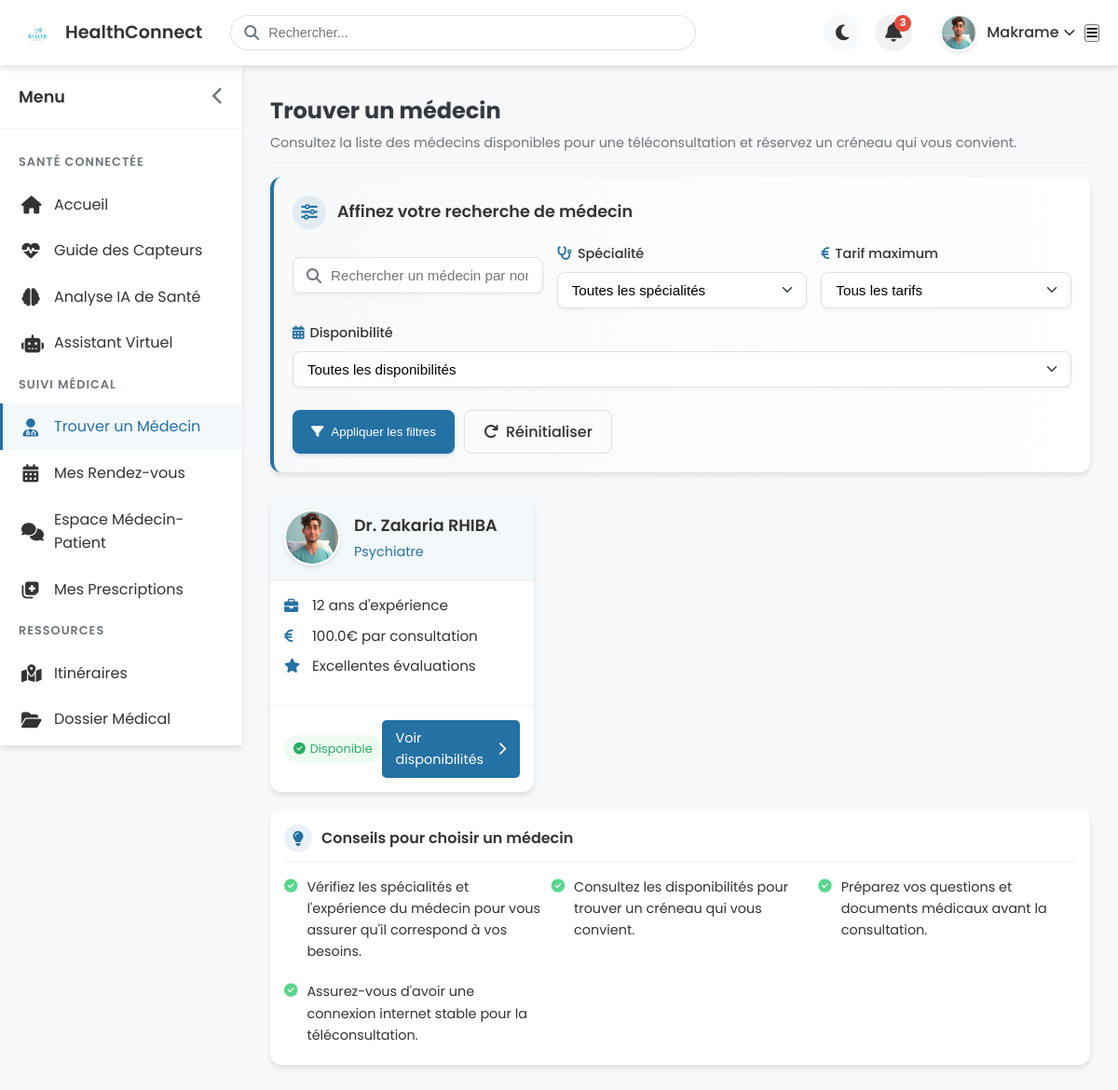
Page /patient/find-doctor (signed in) on the committed database.
### models.py (models this page shows, shortened)
class Patient(db.Model):
    id = db.Column(db.Integer, primary_key=True)
    user_id = db.Column(db.Integer, db.ForeignKey('user.id'), nullable=False)
    birth_date = db.Column(db.Date, nullable=True)
    gender = db.Column(db.String(10), nullable=True)  # male, female, other
    phone = db.Column(db.String(20), nullable=True)
    address = db.Column(db.String(200), nullable=True)
    id_number = db.Column(db.String(50), nullable=True)  # National ID or patient ID
    insurance = db.Column(db.String(100), nullable=True)
    blood_type = db.Column(db.String(5), nullable=True)  # A+, B-, etc.
    allergies = db.Column(db.Text, nullable=True)
    chronic_diseases = db.Column(db.Text, nullable=True)
    current_medications = db.Column(db.Text, nullable=True)
    emergency_contact_name = db.Column(db.String(100), nullable=True)
    emergency_contact_phone = db.Column(db.String(20), nullable=True)
    social_security_number = db.Column(db.String(50), nullable=True)
    profile_picture = db.Column(db.String(200), nullable=True)  # Path to profile picture
    appointments = db.relationship('Appointment', backref='patient', lazy='dynamic',
                                  foreign_keys='Appointment.patient_id', cascade='all, delete-orphan')
    prescriptions = db.relationship('Prescription', backref='patient', lazy='dynamic', cascade='all, delete-orphan')

class User(db.Model, UserMixin):
    id = db.Column(db.Integer, primary_key=True)
    email = db.Column(db.String(120), unique=True, nullable=False)
    password_hash = db.Column(db.String(128), nullable=False)
    first_name = db.Column(db.String(50), nullable=False)
    last_name = db.Column(db.String(50), nullable=False)
    role = db.Column(db.String(10), nullable=False)  # 'patient' or 'doctor'
    created_at = db.Column(db.DateTime, default=get_current_time_naive)
    patient = db.relationship('Patient', backref='user', uselist=False, cascade='all, delete-orphan')
    doctor = db.relationship('Doctor', backref='user', uselist=False, cascade='all, delete-orphan')

class Doctor(db.Model):
    id = db.Column(db.Integer, primary_key=True)
    user_id = db.Column(db.Integer, db.ForeignKey('user.id'), nullable=False)
    speciality = db.Column(db.String(100), nullable=True)
    secondary_speciality = db.Column(db.String(100), nullable=True)
    license_number = db.Column(db.String(50), nullable=True)
    years_experience = db.Column(db.Integer, nullable=True)
    education = db.Column(db.Text, nullable=True)
    bio = db.Column(db.Text, nullable=True)
    consultation_fee = db.Column(db.Float, nullable=True)
    phone = db.Column(db.String(20), nullable=True)
    address = db.Column(db.String(200), nullable=True)
    languages = db.Column(db.String(200), nullable=True)  # Comma-separated list of languages
    profile_picture = db.Column(db.String(200), nullable=True)  # Path to profile picture
    document_path = db.Column(db.String(200), nullable=True)  # Path to uploaded documents
    status = db.Column(db.String(20), default='pending')  # pending, approved, rejected
    rejection_reason = db.Column(db.Text, nullable=True)  # Reason for rejection if status is 'rejected'
    verified_at = db.Column(db.DateTime, nullable=True)  # When the doctor was verified
    practice_location = db.Column(db.String(200), nullable=True)
    previous_positions = db.Column(db.Text, nullable=True)
    linkedin = db.Column(db.String(200), nullable=True)
    website = db.Column(db.String(200), nullable=True)
    available_days = db.Column(db.String(100), nullable=True)  # Jours disponibles (format: "1,2,3,4,5")
    available_hours = db.Column(db.String(200), nullable=True)  # Heures disponibles (format: "9-12,14-17")
    video_consultation = db.Column(db.Boolean, default=True)
    email_notifications = db.Column(db.Boolean, default=True)
    sms_notifications = db.Column(db.Boolean, default=False)
    do_not_disturb = db.Column(db.Boolean, default=False)
    appointments = db.relationship('Appointment', backref='doctor', lazy='dynamic',
                                  foreign_keys='Appointment.doctor_id', cascade='all, delete-orphan')
    prescriptions = db.relationship('Prescription', backref='doctor', lazy='dynamic', cascade='all, delete-orphan')

### routes/patient.py (the view, shortened to what this page needs)
@patient_bp.route('/find-doctor')
@login_required
def find_doctor():
    if current_user.role != 'patient':
        flash('Accès refusé. Vous devez être un patient pour voir cette page.', 'danger')
        return redirect(url_for('index'))
    today = date.today()
    print(f"Recherche de médecins disponibles à partir de la date: {today}")
    availability_count = Availability.query.filter(
        Availability.date >= today,
        Availability.status == 'available'
    ).count()
    print(f"Nombre total de créneaux disponibles dans la base de données: {availability_count}")
    doctors_query = db.session.query(Doctor).outerjoin(
        Availability, Doctor.id == Availability.doctor_id
    ).filter(
        db.or_(
            db.and_(Availability.date >= today, Availability.status == 'available'),
            Doctor.available_days != None  # Inclure les médecins qui ont des jours disponibles
        )
    ).group_by(Doctor.id)
    specialities = db.session.query(Doctor.speciality).distinct().all()
    specialities = [s[0] for s in specialities if s[0]]  # Filtrer les valeurs None
    speciality = request.args.get('speciality')
    if speciality:
        doctors_query = doctors_query.filter(Doctor.speciality == speciality)
    max_fee = request.args.get('max_fee')
    if max_fee and max_fee.isdigit():
        doctors_query = doctors_query.filter(Doctor.consultation_fee <= int(max_fee))
    availability_filter = request.args.get('availability')
    search_query = request.args.get('search')
    doctors = doctors_query.all()
    print(f"Nombre de médecins trouvés: {len(doctors)}")
    for doctor in doctors:
        print(f"- Dr. {doctor.user.first_name} {doctor.user.last_name} (ID: {doctor.id})")
        print(f"  - Jours disponibles: {doctor.available_days}")
        print(f"  - Heures disponibles: {doctor.available_hours}")
        avail_count = Availability.query.filter(
            Availability.doctor_id == doctor.id,
            Availability.date >= today,
            Availability.status == 'available'
        ).count()
        print(f"  - Nombre de créneaux disponibles: {avail_count}")
    return render_template('patient/find_doctor.html',
                          doctors=doctors,
                          specialities=specialities,
                          selected_speciality=speciality)

### templates/patient/find_doctor.html (shortened to what this page needs)
{% extends 'dashboard_base.html' %}
{% block extra_css %}
<link rel="stylesheet" href="{{ url_for('static', filename='css/patient/dashboard.css') }}">
<link rel="stylesheet" href="{{ url_for('static', filename='css/patient/find_doctor_improved.css') }}">
<link rel="stylesheet" href="{{ url_for('static', filename='css/patient/header.css') }}">
{% endblock %}
{% block content %}
{% include 'patient/partials/header.html' %}
<div class="dashboard-container">
    {% include 'patient/partials/sidebar.html' %}
    <div id="main-content" class="main-content">
        <div class="page-header">
            <h1 class="page-title">Trouver un médecin</h1>
            <p class="page-subtitle">Consultez la liste des médecins disponibles pour une téléconsultation et réservez un créneau qui vous convient.</p>
        </div>
        <div class="filter-bar">
            <div style="width: 100%;">
                <div class="filter-header">
                    <div class="filter-icon">
                        <i class="fas fa-sliders-h"></i>
                    </div>
                    <h3 class="filter-title">Affinez votre recherche de médecin</h3>
                </div>
                <form action="{{ url_for('patient.find_doctor') }}" method="GET">
                    <div class="filter-form">
                        <div class="filter-search">
                            <i class="fas fa-search"></i>
                            <input type="text" name="search" placeholder="Rechercher un médecin par nom..." value="{{ request.args.get('search', '') }}">
                        </div>
                        <div class="filter-group">
                            <label class="filter-label">
                                <i class="fas fa-stethoscope"></i> Spécialité
                            </label>
                            <select name="speciality" class="filter-select">
                                <option value="">Toutes les spécialités</option>
                            </select>
                        </div>
                        <div class="filter-group">
                            <label class="filter-label">
                                <i class="fas fa-euro-sign"></i> Tarif maximum
                            </label>
                            <select name="max_fee" class="filter-select">
                                <option value="">Tous les tarifs</option>
                            </select>
                        </div>
                        <div class="filter-group">
                            <label class="filter-label">
                                <i class="fas fa-calendar-alt"></i> Disponibilité
                            </label>
                            <select name="availability" class="filter-select">
                                <option value="">Toutes les disponibilités</option>
                            </select>
                        </div>
                    </div>
                    <div class="filter-actions">
                        <button type="submit" class="filter-button">
                            <i class="fas fa-filter"></i> Appliquer les filtres
                        </button>
                        <a href="{{ url_for('patient.find_doctor') }}" class="filter-button secondary">
                            <i class="fas fa-redo"></i> Réinitialiser
                        </a>
                    </div>
                </form>
            </div>
        </div>
        <div class="doctors-grid">
            {% if doctors %}
                {% for doctor in doctors %}
                    <div class="doctor-card">
                        <div class="doctor-header">
                            <div class="doctor-avatar">
                                {% if doctor.profile_picture %}
                                    <img src="{{ url_for('static', filename=doctor.profile_picture) }}" alt="Photo du Dr. {{ doctor.user.last_name }}">
                                {% else %}
                                    <img src="{{ url_for('static', filename='images/doctor.svg') }}" alt="Photo par défaut">
                                {% endif %}
                            </div>
                            <div>
                                <div class="doctor-name">Dr. {{ doctor.user.first_name }} {{ doctor.user.last_name }}</div>
                                <div class="doctor-specialty">{{ doctor.speciality }}</div>
                            </div>
                        </div>
                        <div class="doctor-body">
                            <div class="doctor-info">
                                <div class="info-item">
                                    <i class="fas fa-briefcase"></i>
                                    <span>{{ doctor.years_experience }} ans d'expérience</span>
                                </div>
                                {% if doctor.consultation_fee %}
                                <div class="info-item">
                                    <i class="fas fa-euro-sign"></i>
                                    <span>{{ doctor.consultation_fee }}€ par consultation</span>
                                </div>
                                {% endif %}
                                <div class="info-item">
                                    <i class="fas fa-star"></i>
                                    <span>Excellentes évaluations</span>
                                </div>
                            </div>
                        </div>
                        <div class="doctor-footer">
                            <span class="availability-badge">
                                <i class="fas fa-check-circle"></i> Disponible
                            </span>
                            <a href="{{ url_for('patient.doctor_availability', doctor_id=doctor.id) }}" class="view-btn">
                                Voir disponibilités <i class="fas fa-chevron-right"></i>
                            </a>
                        </div>
                    </div>
                {% endfor %}
            {% endif %}
        </div>
        <div class="tips-section">
            <div class="tips-header">
                <div class="tips-icon">
                    <i class="fas fa-lightbulb"></i>
                </div>
                <h3 class="tips-title">Conseils pour choisir un médecin</h3>
            </div>
            <ul class="tips-list">
                <li><i class="fas fa-check-circle"></i> Vérifiez les spécialités et l'expérience du médecin pour vous assurer qu'il correspond à vos besoins.</li>
                <li><i class="fas fa-check-circle"></i> Consultez les disponibilités pour trouver un créneau qui vous convient.</li>
                <li><i class="fas fa-check-circle"></i> Préparez vos questions et documents médicaux avant la consultation.</li>
                <li><i class="fas fa-check-circle"></i> Assurez-vous d'avoir une connexion internet stable pour la téléconsultation.</li>
            </ul>
        </div>
    </div>
</div>
{% endblock %}

### templates/patient/partials/header.html (shortened to what this page needs)
<div class="topbar">
    <div class="topbar-logo">
        <a href="{{ url_for('patient.dashboard') }}">
            <img src="{{ url_for('static', filename='images/logo.png') }}" alt="HealthConnect Logo">
            <span>HealthConnect</span>
        </a>
    </div>
    <div class="topbar-search">
        <i class="fas fa-search"></i>
        <input type="text" placeholder="Rechercher...">
    </div>
    <div class="topbar-actions">
        <div class="theme-toggle" id="theme-toggle">
            <i class="fas fa-moon"></i>
        </div>
        <div class="topbar-notification" id="notification-toggle">
            <i class="fas fa-bell"></i>
            <span class="notification-badge">3</span>
        </div>
        <div class="topbar-profile" id="profile-toggle">
            <div class="profile-avatar">
                <img src="{{ url_for('static', filename=current_user.patient.profile_picture.replace('\\', '/')) if current_user.patient.profile_picture else url_for('static', filename='images/default-avatar.png') }}" alt="Avatar">
            </div>
            <span class="profile-name">{{ current_user.first_name }} <i class="fas fa-chevron-down"></i></span>
        </div>
    </div>
    <button id="mobile-menu-toggle" class="d-md-none">
        <i class="fas fa-bars"></i>
    </button>
</div>

### rows in the picture
Patient: profile_picture (picture)
User: first_name "Makrame"
Doctor: profile_picture (picture), user.first_name "Zakaria", user.last_name "RHIBA", speciality "Psychiatre", years_experience "12", consultation_fee "100.0"
